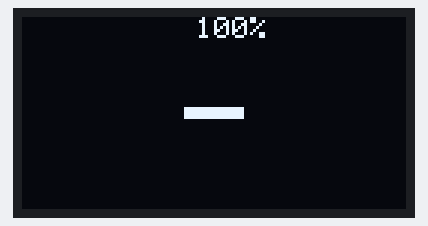
The sketch below on a simulated Arduino Uno, built with avr-gcc and run on an emulated ATmega328P. On the bench: 128×64 one-colour display.

Above: at 0.25 s.
At 1.13 s:
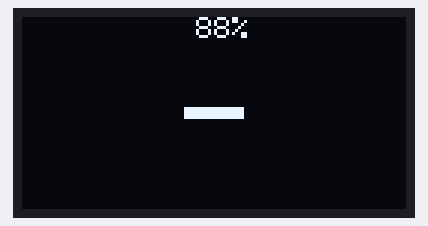
At 2.01 s:
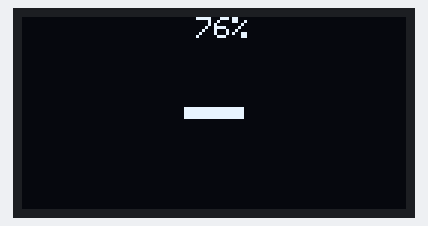
At 3.77 s:
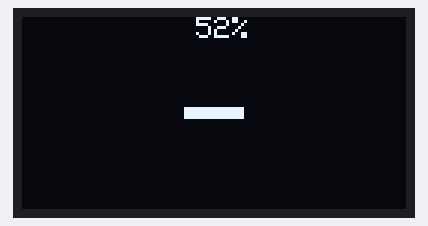
At 7.2 s:
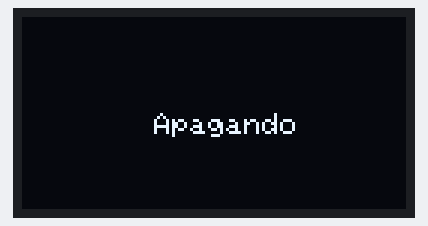
At 9.81 s:
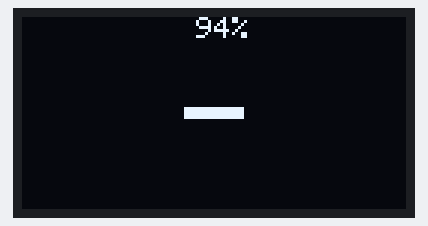

The sketch:

bateria1.ino
```cpp
#include <Wire.h>
#include <Adafruit_GFX.h>
#include <Adafruit_SSD1306.h>

#define SCREEN_WIDTH 128
#define SCREEN_HEIGHT 64

Adafruit_SSD1306 display(SCREEN_WIDTH, SCREEN_HEIGHT, &Wire, -1);

int porcentaje = 100;  // Inicia en 100%
int delayTime = 20;    // Velocidad del decremento
bool apagando = false;

int batteryWidth = 20;   // Ancho de la batería
int batteryHeight = 4;   // Alto de la batería
int batteryX = (SCREEN_WIDTH - batteryWidth) / 2;  // Posición X centrada
int batteryY = (SCREEN_HEIGHT - batteryHeight) / 2; // Posición Y centrada
int batteryLevel = batteryWidth;  // Inicia al 100%

void setup() {
  display.begin(SSD1306_SWITCHCAPVCC, 0x3C);
  display.clearDisplay();
  display.setTextSize(1);
  display.setTextColor(SSD1306_WHITE);
}

void loop() {
  display.clearDisplay();

  // Mostrar el mensaje en la esquina superior derecha
  display.setCursor(SCREEN_WIDTH - 70, 0);
  display.drawRect(batteryX, batteryY, batteryWidth, batteryHeight, SSD1306_WHITE);  // Batería exterior
  display.fillRect(batteryX + 1, batteryY + 1, batteryLevel - 2, batteryHeight - 2, SSD1306_WHITE);  // Batería interior (nivel)
  display.print(porcentaje);
  display.print("%");

  // Si el porcentaje llega a 4%, cambiar a "Apagando"
  if (porcentaje <= 4 && !apagando) {
    apagando = true;
    display.clearDisplay();
    display.setCursor(SCREEN_WIDTH / 2 - 20, SCREEN_HEIGHT / 2);
    display.print("Apagando");
    display.display();
    delay(2000);  // Pausa de 2 segundos

    // Reiniciar a 100% después de apagar
    porcentaje = 100;
    apagando = false;
  } else {
    // Decrementar porcentaje si no está apagando
    if (!apagando) {
      delay(100);
      porcentaje -= 2;  // Restar 2 en cada ciclo
    }
  }

  // Refrescar la pantalla
  display.display();

  delay(delayTime);
}
```

Measured:
- by itself, everything shown: repeats every 9.1 s, in 49 steps
- what the display in image 4 shows lasts 2.2 s, from 7.1 s to 9.3 s
